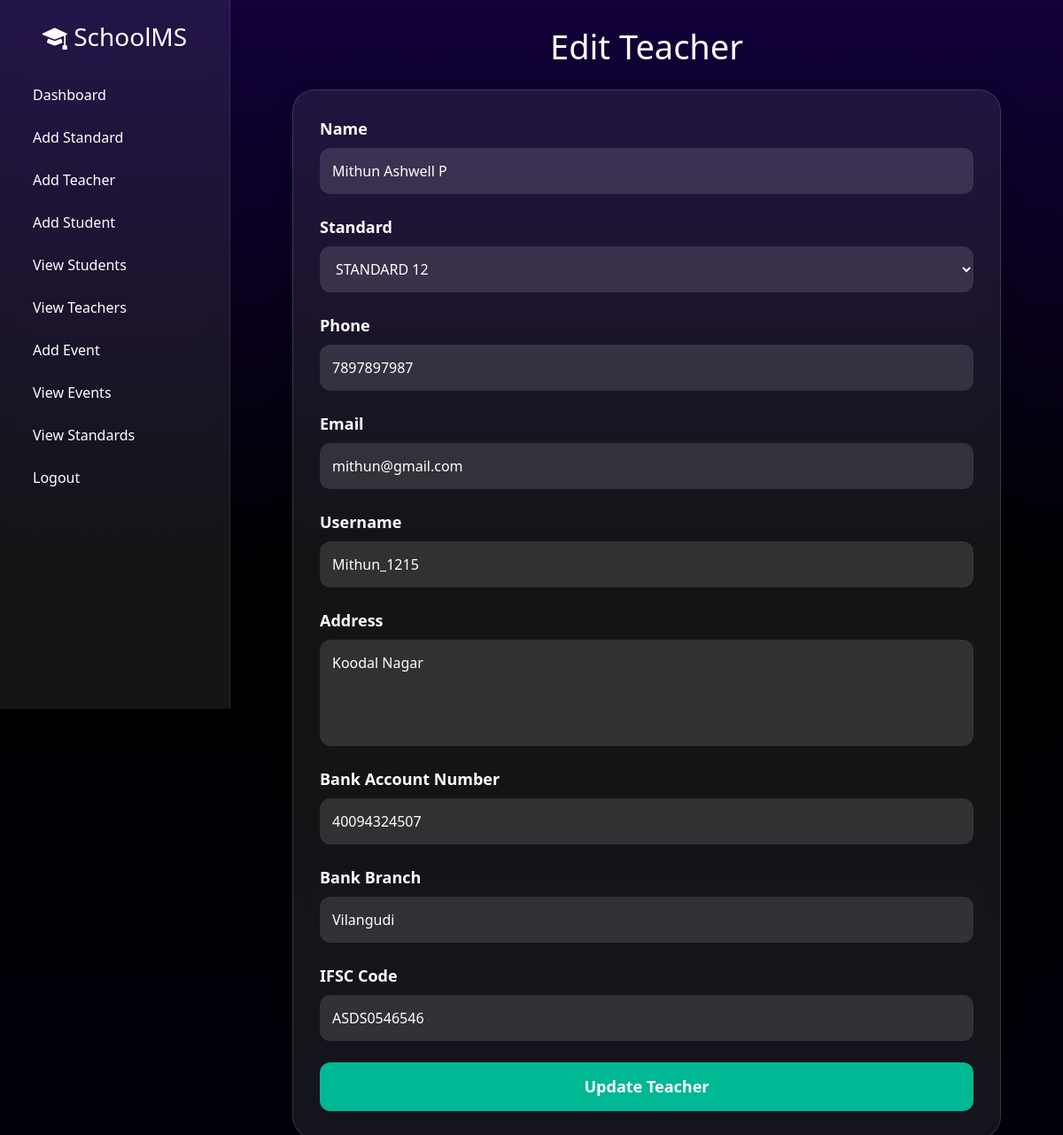
Screenshot of /edit-teacher/8/ (signed in) with the database file from the repository.
### administration/models.py (models this page shows, shortened)
class Teacher(models.Model):
    name = models.CharField(max_length=100)
    standard = models.CharField(max_length=50)
    phone = models.CharField(max_length=10)
    email = models.EmailField(unique=True)
    username = models.CharField(max_length=50, unique=True)
    password = models.CharField(max_length=255)
    address = models.TextField(default="")
    bank_account_number = models.CharField(max_length=18, default="")
    bank_branch = models.CharField(max_length=100, default="")
    ifsc_code = models.CharField(max_length=11, default="")

### administration/views.py (the view, shortened to what this page needs)
# urls.py: path("edit-teacher/<int:id>/", views.edit_teacher, name="edit_teacher"),
def edit_teacher(request, id):
    if not request.session.get("admin_logged_in"):
        messages.error(request, "Please login first")
        return redirect("admin_login")
    teacher = get_object_or_404(Teacher, id=id)
    standards = Standard.objects.all().order_by("standard_name")
    return render(
        request,
        "edit_teacher.html",
        {
            "teacher": teacher,
            "standards": standards,
        },
    )

### administration/templates/edit_teacher.html (shortened to what this page needs)
{% extends 'admin_dashboard.html' %}
{% block content %}
  <div class="main-content">
    <div class="edit-teacher-container">
      <h2>Edit Teacher</h2>
      <form method="POST">
        <div>
          <label>Name</label>
          <input type="text" name="name" value="{{ teacher.name }}" required />
        </div>
        <br />
        <div>
          <label>Standard</label>
          <select name="standard" required>
            {% for standard in standards %}
              {% if teacher.standard == standard.standard_name %}
                <option value="{{ standard.standard_name }}" selected="selected">{{ standard.standard_name }}</option>
              {% else %}
                <option value="{{ standard.standard_name }}">{{ standard.standard_name }}</option>
              {% endif %}
            {% endfor %}
          </select>
        </div>
        <br />
        <div>
          <label>Phone</label>
          <input type="text" name="phone" value="{{ teacher.phone }}" required />
        </div>
        <br />
        <div>
          <label>Email</label>
          <input type="email" name="email" value="{{ teacher.email }}" required />
        </div>
        <br />
        <div>
          <label>Username</label>
          <input type="text" name="username" value="{{ teacher.username }}" required />
        </div>
        <br />
        <div>
          <label>Address</label>
          <textarea name="address" required>{{ teacher.address }}</textarea>
        </div>
        <br />
        <div>
          <label>Bank Account Number</label>
          <input type="text" name="bank_account_number" value="{{ teacher.bank_account_number }}" required />
        </div>
        <br />
        <div>
          <label>Bank Branch</label>
          <input type="text" name="bank_branch" value="{{ teacher.bank_branch }}" required />
        </div>
        <br />
        <div>
          <label>IFSC Code</label>
          <input type="text" name="ifsc_code" value="{{ teacher.ifsc_code }}" required />
        </div>
        <br />
        <button type="submit">Update Teacher</button>
      </form>
    </div>
  </div>
{% endblock %}

### administration/templates/admin_dashboard.html (style rules this page uses)
body { background: linear-gradient(180deg, #12013a, #000000, #01000b); min-height: 100vh; color: white; font-family: 'Segoe UI', sans-serif; }
.main-content { margin-left: 260px; padding: 30px; }

### administration/templates/edit_teacher.html (style rules this page uses)
.edit-teacher-container { max-width: 800px; margin: 0 auto; }
.main-content h2 { color: #fff; margin-bottom: 25px; font-size: 38px; text-align: center; }
form { background: rgba(255, 255, 255, 0.08); backdrop-filter: blur(15px); border: 1px solid rgba(255, 255, 255, 0.15); border-radius: 25px; padding: 30px; box-shadow: 0 8px 25px rgba(0, 0, 0, 0.3); }
form div { display: flex; flex-direction: column; gap: 8px; }
label { color: #fff; font-size: 18px; font-weight: 600; }
input, textarea { width: 100%; padding: 14px; border: none; outline: none; border-radius: 12px; background: rgba(255, 255, 255, 0.12); color: #fff; font-size: 16px; }
input::placeholder, textarea::placeholder { color: rgba(255, 255, 255, 0.7); }
textarea { min-height: 120px; resize: vertical; }
button { width: 100%; padding: 14px; border: none; border-radius: 12px; background: #00b894; color: #fff; font-size: 18px; font-weight: 600; cursor: pointer; transition: 0.3s; }
input, textarea, select { width: 100%; padding: 14px; border: none; outline: none; border-radius: 12px; background: rgba(255, 255, 255, 0.12); color: #fff; font-size: 16px; }
select option { color: black; background: rgba(255, 255, 255, 0.12) !important; }
textarea { resize: none; }

### rows the page displays
Teacher: name "Mithun Ashwell P", phone "7897897987", email "mithun@gmail.com", username "Mithun_1215", address "Koodal Nagar", bank_account_number "40094324507", bank_branch "Vilangudi", ifsc_code "ASDS0546546"

### other values shown
form field standard "STANDARD 12"
